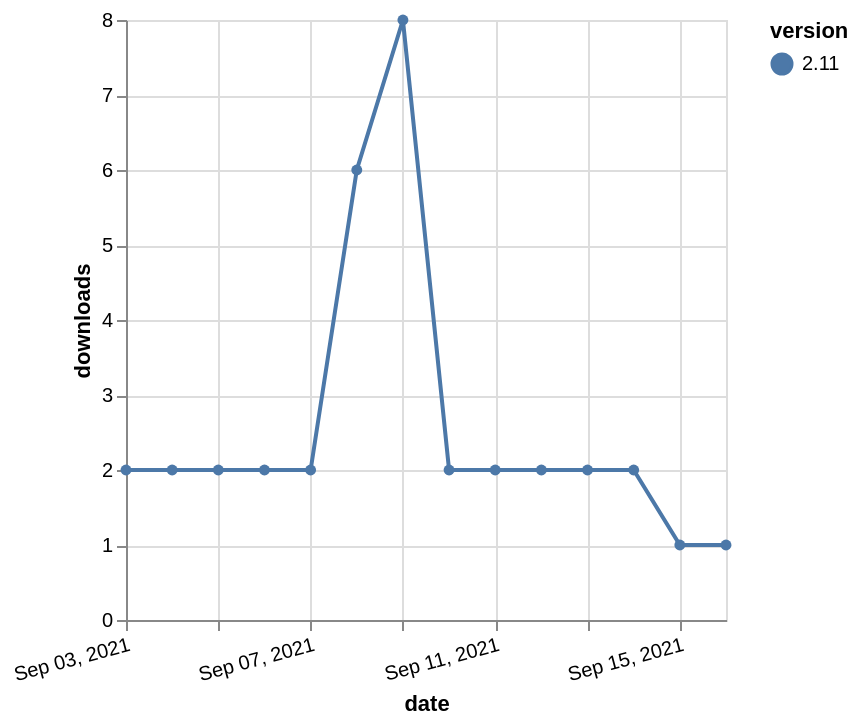

Describe this chart as a Vega-Lite specification.
### Vega-Lite specification from a JSON file in a GitHub repository (floating-point values rounded to 4 significant figures)
{"$schema": "https://vega.github.io/schema/vega-lite/v5.json", "description": "A simple bar chart with embedded data.", "data": {"values": [{"date": "2021-09-03", "total": 3023, "delta": 2, "version": "2.11"}, {"date": "2021-09-04", "total": 3025, "delta": 2, "version": "2.11"}, {"date": "2021-09-05", "total": 3027, "delta": 2, "version": "2.11"}, {"date": "2021-09-06", "total": 3029, "delta": 2, "version": "2.11"}, {"date": "2021-09-07", "total": 3031, "delta": 2, "version": "2.11"}, {"date": "2021-09-08", "total": 3037, "delta": 6, "version": "2.11"}, {"date": "2021-09-09", "total": 3045, "delta": 8, "version": "2.11"}, {"date": "2021-09-10", "total": 3047, "delta": 2, "version": "2.11"}, {"date": "2021-09-11", "total": 3049, "delta": 2, "version": "2.11"}, {"date": "2021-09-12", "total": 3051, "delta": 2, "version": "2.11"}, {"date": "2021-09-13", "total": 3053, "delta": 2, "version": "2.11"}, {"date": "2021-09-14", "total": 3055, "delta": 2, "version": "2.11"}, {"date": "2021-09-15", "total": 3056, "delta": 1, "version": "2.11"}, {"date": "2021-09-16", "total": 3057, "delta": 1, "version": "2.11"}]}, "width": "container", "mark": {"type": "line", "point": {"filled": true}}, "encoding": {"x": {"field": "date", "type": "temporal", "timeUnit": "yearmonthdate", "title": "date", "axis": {"labelAngle": -15}}, "y": {"field": "delta", "type": "quantitative", "title": "downloads"}, "color": {"field": "version", "type": "nominal"}, "tooltip": {"field": "delta"}}}
